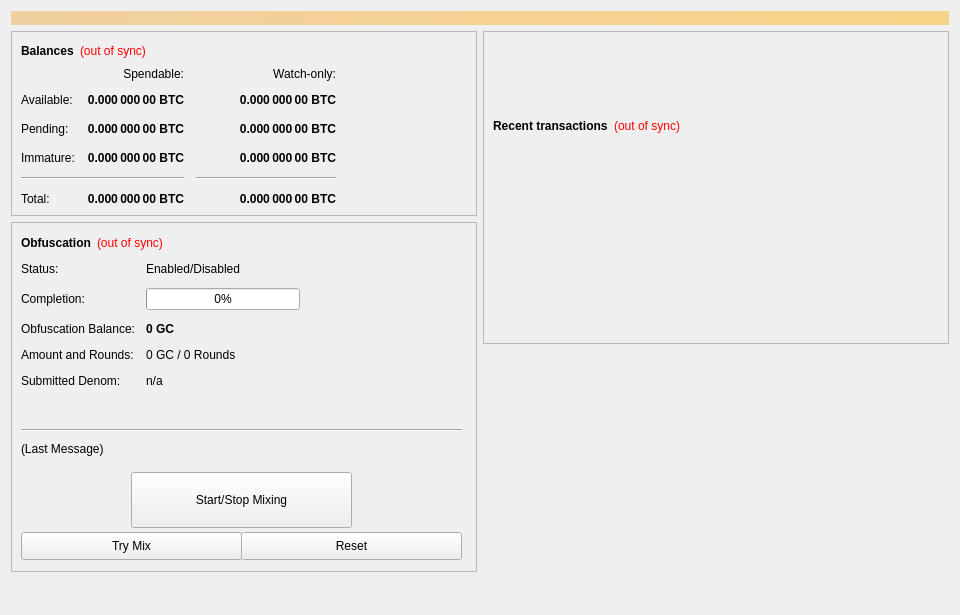
<?xml version="1.0" encoding="UTF-8"?>
<ui version="4.0">
 <class>OverviewPage</class>
 <widget class="QWidget" name="OverviewPage">
  <property name="geometry">
   <rect>
    <x>0</x>
    <y>0</y>
    <width>960</width>
    <height>615</height>
   </rect>
  </property>
  <property name="minimumSize">
   <size>
    <width>960</width>
    <height>0</height>
   </size>
  </property>
  <property name="windowTitle">
   <string>Form</string>
  </property>
  <layout class="QVBoxLayout" name="topLayout">
   <item>
    <widget class="QLabel" name="labelAlerts">
     <property name="visible">
      <bool>false</bool>
     </property>
     <property name="styleSheet">
      <string notr="true">background-color: qlineargradient(x1: 0, y1: 0, x2: 1, y2: 0, stop:0 #F0D0A0, stop:1 #F8D488); color:#000000;</string>
     </property>
     <property name="wordWrap">
      <bool>true</bool>
     </property>
     <property name="margin">
      <number>3</number>
     </property>
    </widget>
   </item>
   <item>
    <layout class="QHBoxLayout" name="horizontalLayout" stretch="1,1">
     <item>
      <layout class="QVBoxLayout" name="verticalLayout_2">
       <item>
        <widget class="QFrame" name="frame">
         <property name="frameShape">
          <enum>QFrame::StyledPanel</enum>
         </property>
         <property name="frameShadow">
          <enum>QFrame::Raised</enum>
         </property>
         <layout class="QVBoxLayout" name="verticalLayout_4">
          <item>
           <layout class="QHBoxLayout" name="horizontalLayout_4">
            <item>
             <widget class="QLabel" name="label_5">
              <property name="font">
               <font>
                <weight>75</weight>
                <bold>true</bold>
               </font>
              </property>
              <property name="text">
               <string>Balances</string>
              </property>
             </widget>
            </item>
            <item>
             <widget class="QLabel" name="labelWalletStatus">
              <property name="cursor">
               <cursorShape>WhatsThisCursor</cursorShape>
              </property>
              <property name="toolTip">
               <string>The displayed information may be out of date. Your wallet automatically synchronizes with the GCX network after a connection is established, but this process has not completed yet.</string>
              </property>
              <property name="styleSheet">
               <string notr="true">QLabel { color: red; }</string>
              </property>
              <property name="text">
               <string notr="true">(out of sync)</string>
              </property>
              <property name="alignment">
               <set>Qt::AlignLeading|Qt::AlignLeft|Qt::AlignVCenter</set>
              </property>
             </widget>
            </item>
            <item>
             <spacer name="horizontalSpacer_3">
              <property name="orientation">
               <enum>Qt::Horizontal</enum>
              </property>
              <property name="sizeHint" stdset="0">
               <size>
                <width>40</width>
                <height>20</height>
               </size>
              </property>
             </spacer>
            </item>
           </layout>
          </item>
          <item>
           <layout class="QGridLayout" name="gridLayout">
            <property name="spacing">
             <number>12</number>
            </property>
            <item row="2" column="2">
             <widget class="QLabel" name="labelWatchPending">
              <property name="font">
               <font>
                <weight>75</weight>
                <bold>true</bold>
               </font>
              </property>
              <property name="cursor">
               <cursorShape>IBeamCursor</cursorShape>
              </property>
              <property name="toolTip">
               <string>Unconfirmed transactions to watch-only addresses</string>
              </property>
              <property name="text">
               <string notr="true">0.000 000 00 BTC</string>
              </property>
              <property name="alignment">
               <set>Qt::AlignRight|Qt::AlignTrailing|Qt::AlignVCenter</set>
              </property>
              <property name="textInteractionFlags">
               <set>Qt::LinksAccessibleByMouse|Qt::TextSelectableByKeyboard|Qt::TextSelectableByMouse</set>
              </property>
             </widget>
            </item>
            <item row="2" column="1">
             <widget class="QLabel" name="labelUnconfirmed">
              <property name="font">
               <font>
                <weight>75</weight>
                <bold>true</bold>
               </font>
              </property>
              <property name="cursor">
               <cursorShape>IBeamCursor</cursorShape>
              </property>
              <property name="toolTip">
               <string>Total of transactions that have yet to be confirmed, and do not yet count toward the spendable balance</string>
              </property>
              <property name="text">
               <string notr="true">0.000 000 00 BTC</string>
              </property>
              <property name="alignment">
               <set>Qt::AlignRight|Qt::AlignTrailing|Qt::AlignVCenter</set>
              </property>
              <property name="textInteractionFlags">
               <set>Qt::LinksAccessibleByMouse|Qt::TextSelectableByKeyboard|Qt::TextSelectableByMouse</set>
              </property>
             </widget>
            </item>
            <item row="3" column="2">
             <widget class="QLabel" name="labelWatchImmature">
              <property name="font">
               <font>
                <weight>75</weight>
                <bold>true</bold>
               </font>
              </property>
              <property name="cursor">
               <cursorShape>IBeamCursor</cursorShape>
              </property>
              <property name="toolTip">
               <string>Staked or masternode rewards in watch-only addresses that has not yet matured</string>
              </property>
              <property name="text">
               <string notr="true">0.000 000 00 BTC</string>
              </property>
              <property name="alignment">
               <set>Qt::AlignRight|Qt::AlignTrailing|Qt::AlignVCenter</set>
              </property>
              <property name="textInteractionFlags">
               <set>Qt::LinksAccessibleByMouse|Qt::TextSelectableByKeyboard|Qt::TextSelectableByMouse</set>
              </property>
             </widget>
            </item>
            <item row="4" column="0" colspan="2">
             <widget class="Line" name="lineSpendableBalance">
              <property name="orientation">
               <enum>Qt::Horizontal</enum>
              </property>
             </widget>
            </item>
            <item row="4" column="2">
             <widget class="Line" name="lineWatchBalance">
              <property name="sizePolicy">
               <sizepolicy hsizetype="Preferred" vsizetype="Fixed">
                <horstretch>0</horstretch>
                <verstretch>0</verstretch>
               </sizepolicy>
              </property>
              <property name="minimumSize">
               <size>
                <width>140</width>
                <height>0</height>
               </size>
              </property>
              <property name="orientation">
               <enum>Qt::Horizontal</enum>
              </property>
             </widget>
            </item>
            <item row="5" column="0">
             <widget class="QLabel" name="labelTotalText">
              <property name="text">
               <string>Total:</string>
              </property>
             </widget>
            </item>
            <item row="3" column="1">
             <widget class="QLabel" name="labelImmature">
              <property name="font">
               <font>
                <weight>75</weight>
                <bold>true</bold>
               </font>
              </property>
              <property name="cursor">
               <cursorShape>IBeamCursor</cursorShape>
              </property>
              <property name="toolTip">
               <string>Staked or masternode rewards that has not yet matured</string>
              </property>
              <property name="text">
               <string notr="true">0.000 000 00 BTC</string>
              </property>
              <property name="alignment">
               <set>Qt::AlignRight|Qt::AlignTrailing|Qt::AlignVCenter</set>
              </property>
              <property name="textInteractionFlags">
               <set>Qt::LinksAccessibleByMouse|Qt::TextSelectableByKeyboard|Qt::TextSelectableByMouse</set>
              </property>
             </widget>
            </item>
            <item row="2" column="3">
             <spacer name="horizontalSpacer_2">
              <property name="orientation">
               <enum>Qt::Horizontal</enum>
              </property>
              <property name="sizeHint" stdset="0">
               <size>
                <width>40</width>
                <height>20</height>
               </size>
              </property>
             </spacer>
            </item>
            <item row="3" column="0">
             <widget class="QLabel" name="labelImmatureText">
              <property name="text">
               <string>Immature:</string>
              </property>
             </widget>
            </item>
            <item row="5" column="1">
             <widget class="QLabel" name="labelTotal">
              <property name="font">
               <font>
                <weight>75</weight>
                <bold>true</bold>
               </font>
              </property>
              <property name="cursor">
               <cursorShape>IBeamCursor</cursorShape>
              </property>
              <property name="toolTip">
               <string>Your current total balance</string>
              </property>
              <property name="text">
               <string notr="true">0.000 000 00 BTC</string>
              </property>
              <property name="alignment">
               <set>Qt::AlignRight|Qt::AlignTrailing|Qt::AlignVCenter</set>
              </property>
              <property name="textInteractionFlags">
               <set>Qt::LinksAccessibleByMouse|Qt::TextSelectableByKeyboard|Qt::TextSelectableByMouse</set>
              </property>
             </widget>
            </item>
            <item row="5" column="2">
             <widget class="QLabel" name="labelWatchTotal">
              <property name="font">
               <font>
                <weight>75</weight>
                <bold>true</bold>
               </font>
              </property>
              <property name="cursor">
               <cursorShape>IBeamCursor</cursorShape>
              </property>
              <property name="toolTip">
               <string>Current total balance in watch-only addresses</string>
              </property>
              <property name="text">
               <string notr="true">0.000 000 00 BTC</string>
              </property>
              <property name="alignment">
               <set>Qt::AlignRight|Qt::AlignTrailing|Qt::AlignVCenter</set>
              </property>
              <property name="textInteractionFlags">
               <set>Qt::LinksAccessibleByMouse|Qt::TextSelectableByKeyboard|Qt::TextSelectableByMouse</set>
              </property>
             </widget>
            </item>
            <item row="0" column="2">
             <widget class="QLabel" name="labelWatchonly">
              <property name="text">
               <string>Watch-only:</string>
              </property>
              <property name="alignment">
               <set>Qt::AlignRight|Qt::AlignTrailing|Qt::AlignVCenter</set>
              </property>
             </widget>
            </item>
            <item row="1" column="0">
             <widget class="QLabel" name="labelBalanceText">
              <property name="text">
               <string>Available:</string>
              </property>
             </widget>
            </item>
            <item row="1" column="1">
             <widget class="QLabel" name="labelBalance">
              <property name="font">
               <font>
                <weight>75</weight>
                <bold>true</bold>
               </font>
              </property>
              <property name="cursor">
               <cursorShape>IBeamCursor</cursorShape>
              </property>
              <property name="toolTip">
               <string>Your current spendable balance</string>
              </property>
              <property name="text">
               <string notr="true">0.000 000 00 BTC</string>
              </property>
              <property name="alignment">
               <set>Qt::AlignRight|Qt::AlignTrailing|Qt::AlignVCenter</set>
              </property>
              <property name="textInteractionFlags">
               <set>Qt::LinksAccessibleByMouse|Qt::TextSelectableByKeyboard|Qt::TextSelectableByMouse</set>
              </property>
             </widget>
            </item>
            <item row="1" column="2">
             <widget class="QLabel" name="labelWatchAvailable">
              <property name="font">
               <font>
                <weight>75</weight>
                <bold>true</bold>
               </font>
              </property>
              <property name="cursor">
               <cursorShape>IBeamCursor</cursorShape>
              </property>
              <property name="toolTip">
               <string>Your current balance in watch-only addresses</string>
              </property>
              <property name="text">
               <string notr="true">0.000 000 00 BTC</string>
              </property>
              <property name="alignment">
               <set>Qt::AlignRight|Qt::AlignTrailing|Qt::AlignVCenter</set>
              </property>
              <property name="textInteractionFlags">
               <set>Qt::LinksAccessibleByMouse|Qt::TextSelectableByKeyboard|Qt::TextSelectableByMouse</set>
              </property>
             </widget>
            </item>
            <item row="2" column="0">
             <widget class="QLabel" name="labelPendingText">
              <property name="text">
               <string>Pending:</string>
              </property>
             </widget>
            </item>
            <item row="0" column="1">
             <widget class="QLabel" name="labelSpendable">
              <property name="text">
               <string>Spendable:</string>
              </property>
              <property name="alignment">
               <set>Qt::AlignRight|Qt::AlignTrailing|Qt::AlignVCenter</set>
              </property>
             </widget>
            </item>
           </layout>
          </item>
         </layout>
        </widget>
       </item>
       <item>
        <widget class="QFrame" name="frameObfuscation">
         <property name="minimumSize">
          <size>
           <width>0</width>
           <height>350</height>
          </size>
         </property>
         <property name="layoutDirection">
          <enum>Qt::LeftToRight</enum>
         </property>
         <property name="frameShape">
          <enum>QFrame::StyledPanel</enum>
         </property>
         <property name="frameShadow">
          <enum>QFrame::Raised</enum>
         </property>
         <widget class="QWidget" name="formLayoutWidget">
          <property name="geometry">
           <rect>
            <x>10</x>
            <y>40</y>
            <width>451</width>
            <height>161</height>
           </rect>
          </property>
          <layout class="QFormLayout" name="formLayout">
           <property name="fieldGrowthPolicy">
            <enum>QFormLayout::AllNonFixedFieldsGrow</enum>
           </property>
           <property name="horizontalSpacing">
            <number>11</number>
           </property>
           <property name="verticalSpacing">
            <number>12</number>
           </property>
           <item row="0" column="0">
            <widget class="QLabel" name="label_6">
             <property name="text">
              <string>Status:</string>
             </property>
            </widget>
           </item>
           <item row="1" column="0">
            <widget class="QLabel" name="label_7">
             <property name="text">
              <string>Completion:</string>
             </property>
            </widget>
           </item>
           <item row="1" column="1">
            <widget class="QProgressBar" name="obfuscationProgress">
             <property name="maximumSize">
              <size>
               <width>154</width>
               <height>16777215</height>
              </size>
             </property>
             <property name="value">
              <number>0</number>
             </property>
            </widget>
           </item>
           <item row="2" column="0">
            <widget class="QLabel" name="labelAnonymizedText">
             <property name="text">
              <string>Obfuscation Balance:</string>
             </property>
            </widget>
           </item>
           <item row="2" column="1">
            <widget class="QLabel" name="labelAnonymized">
             <property name="font">
              <font>
               <weight>75</weight>
               <bold>true</bold>
              </font>
             </property>
             <property name="text">
              <string notr="true">0 GC</string>
             </property>
            </widget>
           </item>
           <item row="3" column="0">
            <widget class="QLabel" name="label_8">
             <property name="text">
              <string>Amount and Rounds:</string>
             </property>
            </widget>
           </item>
           <item row="3" column="1">
            <widget class="QLabel" name="labelAmountRounds">
             <property name="text">
              <string>0 GC / 0 Rounds</string>
             </property>
            </widget>
           </item>
           <item row="4" column="0">
            <widget class="QLabel" name="label_9">
             <property name="text">
              <string>Submitted Denom:</string>
             </property>
            </widget>
           </item>
           <item row="4" column="1">
            <widget class="QLabel" name="labelSubmittedDenom">
             <property name="toolTip">
              <string>The denominations you submitted to the Masternode.&lt;br&gt;To mix, other users must submit the exact same denominations.</string>
             </property>
             <property name="text">
              <string>n/a</string>
             </property>
            </widget>
           </item>
           <item row="0" column="1">
            <widget class="QLabel" name="obfuscationEnabled">
             <property name="text">
              <string>Enabled/Disabled</string>
             </property>
            </widget>
           </item>
          </layout>
         </widget>
         <widget class="QPushButton" name="runAutoDenom">
          <property name="geometry">
           <rect>
            <x>251</x>
            <y>17</y>
            <width>1</width>
            <height>1</height>
           </rect>
          </property>
          <property name="palette">
           <palette>
            <active>
             <colorrole role="WindowText">
              <brush brushstyle="SolidPattern">
               <color alpha="255">
                <red>0</red>
                <green>0</green>
                <blue>0</blue>
               </color>
              </brush>
             </colorrole>
             <colorrole role="Button">
              <brush brushstyle="SolidPattern">
               <color alpha="255">
                <red>239</red>
                <green>238</green>
                <blue>238</blue>
               </color>
              </brush>
             </colorrole>
             <colorrole role="Light">
              <brush brushstyle="SolidPattern">
               <color alpha="255">
                <red>255</red>
                <green>255</green>
                <blue>255</blue>
               </color>
              </brush>
             </colorrole>
             <colorrole role="Midlight">
              <brush brushstyle="SolidPattern">
               <color alpha="255">
                <red>247</red>
                <green>246</green>
                <blue>246</blue>
               </color>
              </brush>
             </colorrole>
             <colorrole role="Dark">
              <brush brushstyle="SolidPattern">
               <color alpha="255">
                <red>119</red>
                <green>119</green>
                <blue>119</blue>
               </color>
              </brush>
             </colorrole>
             <colorrole role="Mid">
              <brush brushstyle="SolidPattern">
               <color alpha="255">
                <red>159</red>
                <green>159</green>
                <blue>159</blue>
               </color>
              </brush>
             </colorrole>
             <colorrole role="Text">
              <brush brushstyle="SolidPattern">
               <color alpha="255">
                <red>0</red>
                <green>0</green>
                <blue>0</blue>
               </color>
              </brush>
             </colorrole>
             <colorrole role="BrightText">
              <brush brushstyle="SolidPattern">
               <color alpha="255">
                <red>255</red>
                <green>255</green>
                <blue>255</blue>
               </color>
              </brush>
             </colorrole>
             <colorrole role="ButtonText">
              <brush brushstyle="SolidPattern">
               <color alpha="255">
                <red>0</red>
                <green>0</green>
                <blue>0</blue>
               </color>
              </brush>
             </colorrole>
             <colorrole role="Base">
              <brush brushstyle="SolidPattern">
               <color alpha="255">
                <red>255</red>
                <green>255</green>
                <blue>255</blue>
               </color>
              </brush>
             </colorrole>
             <colorrole role="Window">
              <brush brushstyle="SolidPattern">
               <color alpha="255">
                <red>239</red>
                <green>238</green>
                <blue>238</blue>
               </color>
              </brush>
             </colorrole>
             <colorrole role="Shadow">
              <brush brushstyle="SolidPattern">
               <color alpha="255">
                <red>0</red>
                <green>0</green>
                <blue>0</blue>
               </color>
              </brush>
             </colorrole>
             <colorrole role="AlternateBase">
              <brush brushstyle="SolidPattern">
               <color alpha="255">
                <red>247</red>
                <green>246</green>
                <blue>246</blue>
               </color>
              </brush>
             </colorrole>
             <colorrole role="ToolTipBase">
              <brush brushstyle="SolidPattern">
               <color alpha="255">
                <red>255</red>
                <green>255</green>
                <blue>220</blue>
               </color>
              </brush>
             </colorrole>
             <colorrole role="ToolTipText">
              <brush brushstyle="SolidPattern">
               <color alpha="255">
                <red>0</red>
                <green>0</green>
                <blue>0</blue>
               </color>
              </brush>
             </colorrole>
            </active>
            <inactive>
             <colorrole role="WindowText">
              <brush brushstyle="SolidPattern">
               <color alpha="255">
                <red>0</red>
                <green>0</green>
                <blue>0</blue>
               </color>
              </brush>
             </colorrole>
             <colorrole role="Button">
              <brush brushstyle="SolidPattern">
               <color alpha="255">
                <red>239</red>
                <green>238</green>
                <blue>238</blue>
               </color>
              </brush>
             </colorrole>
             <colorrole role="Light">
              <brush brushstyle="SolidPattern">
               <color alpha="255">
                <red>255</red>
                <green>255</green>
                <blue>255</blue>
               </color>
              </brush>
             </colorrole>
             <colorrole role="Midlight">
              <brush brushstyle="SolidPattern">
               <color alpha="255">
                <red>247</red>
                <green>246</green>
                <blue>246</blue>
               </color>
              </brush>
             </colorrole>
             <colorrole role="Dark">
              <brush brushstyle="SolidPattern">
               <color alpha="255">
                <red>119</red>
                <green>119</green>
                <blue>119</blue>
               </color>
              </brush>
             </colorrole>
             <colorrole role="Mid">
              <brush brushstyle="SolidPattern">
               <color alpha="255">
                <red>159</red>
                <green>159</green>
                <blue>159</blue>
               </color>
              </brush>
             </colorrole>
             <colorrole role="Text">
              <brush brushstyle="SolidPattern">
               <color alpha="255">
                <red>0</red>
                <green>0</green>
                <blue>0</blue>
               </color>
              </brush>
             </colorrole>
             <colorrole role="BrightText">
              <brush brushstyle="SolidPattern">
               <color alpha="255">
                <red>255</red>
                <green>255</green>
                <blue>255</blue>
               </color>
              </brush>
             </colorrole>
             <colorrole role="ButtonText">
              <brush brushstyle="SolidPattern">
               <color alpha="255">
                <red>0</red>
                <green>0</green>
                <blue>0</blue>
               </color>
              </brush>
             </colorrole>
             <colorrole role="Base">
              <brush brushstyle="SolidPattern">
               <color alpha="255">
                <red>255</red>
                <green>255</green>
                <blue>255</blue>
               </color>
              </brush>
             </colorrole>
             <colorrole role="Window">
              <brush brushstyle="SolidPattern">
               <color alpha="255">
                <red>239</red>
                <green>238</green>
                <blue>238</blue>
               </color>
              </brush>
             </colorrole>
             <colorrole role="Shadow">
              <brush brushstyle="SolidPattern">
               <color alpha="255">
                <red>0</red>
                <green>0</green>
                <blue>0</blue>
               </color>
              </brush>
             </colorrole>
             <colorrole role="AlternateBase">
              <brush brushstyle="SolidPattern">
               <color alpha="255">
                <red>247</red>
                <green>246</green>
                <blue>246</blue>
               </color>
              </brush>
             </colorrole>
             <colorrole role="ToolTipBase">
              <brush brushstyle="SolidPattern">
               <color alpha="255">
                <red>255</red>
                <green>255</green>
                <blue>220</blue>
               </color>
              </brush>
             </colorrole>
             <colorrole role="ToolTipText">
              <brush brushstyle="SolidPattern">
               <color alpha="255">
                <red>0</red>
                <green>0</green>
                <blue>0</blue>
               </color>
              </brush>
             </colorrole>
            </inactive>
            <disabled>
             <colorrole role="WindowText">
              <brush brushstyle="SolidPattern">
               <color alpha="255">
                <red>119</red>
                <green>119</green>
                <blue>119</blue>
               </color>
              </brush>
             </colorrole>
             <colorrole role="Button">
              <brush brushstyle="SolidPattern">
               <color alpha="255">
                <red>239</red>
                <green>238</green>
                <blue>238</blue>
               </color>
              </brush>
             </colorrole>
             <colorrole role="Light">
              <brush brushstyle="SolidPattern">
               <color alpha="255">
                <red>255</red>
                <green>255</green>
                <blue>255</blue>
               </color>
              </brush>
             </colorrole>
             <colorrole role="Midlight">
              <brush brushstyle="SolidPattern">
               <color alpha="255">
                <red>247</red>
                <green>246</green>
                <blue>246</blue>
               </color>
              </brush>
             </colorrole>
             <colorrole role="Dark">
              <brush brushstyle="SolidPattern">
               <color alpha="255">
                <red>119</red>
                <green>119</green>
                <blue>119</blue>
               </color>
              </brush>
             </colorrole>
             <colorrole role="Mid">
              <brush brushstyle="SolidPattern">
               <color alpha="255">
                <red>159</red>
                <green>159</green>
                <blue>159</blue>
               </color>
              </brush>
             </colorrole>
             <colorrole role="Text">
              <brush brushstyle="SolidPattern">
               <color alpha="255">
                <red>119</red>
                <green>119</green>
                <blue>119</blue>
               </color>
              </brush>
             </colorrole>
             <colorrole role="BrightText">
              <brush brushstyle="SolidPattern">
               <color alpha="255">
                <red>255</red>
                <green>255</green>
                <blue>255</blue>
               </color>
              </brush>
             </colorrole>
             <colorrole role="ButtonText">
              <brush brushstyle="SolidPattern">
               <color alpha="255">
                <red>119</red>
                <green>119</green>
                <blue>119</blue>
               </color>
              </brush>
             </colorrole>
             <colorrole role="Base">
              <brush brushstyle="SolidPattern">
               <color alpha="255">
                <red>239</red>
                <green>238</green>
                <blue>238</blue>
               </color>
              </brush>
             </colorrole>
             <colorrole role="Window">
              <brush brushstyle="SolidPattern">
               <color alpha="255">
                <red>239</red>
                <green>238</green>
                <blue>238</blue>
               </color>
              </brush>
             </colorrole>
             <colorrole role="Shadow">
              <brush brushstyle="SolidPattern">
               <color alpha="255">
                <red>0</red>
                <green>0</green>
                <blue>0</blue>
               </color>
              </brush>
             </colorrole>
             <colorrole role="AlternateBase">
              <brush brushstyle="SolidPattern">
               <color alpha="255">
                <red>239</red>
                <green>238</green>
                <blue>238</blue>
               </color>
              </brush>
             </colorrole>
             <colorrole role="ToolTipBase">
              <brush brushstyle="SolidPattern">
               <color alpha="255">
                <red>255</red>
                <green>255</green>
                <blue>220</blue>
               </color>
              </brush>
             </colorrole>
             <colorrole role="ToolTipText">
              <brush brushstyle="SolidPattern">
               <color alpha="255">
                <red>0</red>
                <green>0</green>
                <blue>0</blue>
               </color>
              </brush>
             </colorrole>
            </disabled>
           </palette>
          </property>
          <property name="focusPolicy">
           <enum>Qt::NoFocus</enum>
          </property>
          <property name="autoFillBackground">
           <bool>true</bool>
          </property>
          <property name="text">
           <string/>
          </property>
          <property name="flat">
           <bool>true</bool>
          </property>
         </widget>
         <widget class="QPushButton" name="toggleObfuscation">
          <property name="geometry">
           <rect>
            <x>120</x>
            <y>250</y>
            <width>221</width>
            <height>56</height>
           </rect>
          </property>
          <property name="sizePolicy">
           <sizepolicy hsizetype="MinimumExpanding" vsizetype="Fixed">
            <horstretch>0</horstretch>
            <verstretch>0</verstretch>
           </sizepolicy>
          </property>
          <property name="text">
           <string>Start/Stop Mixing</string>
          </property>
          <property name="icon">
           <iconset resource="../gcx.qrc">
            <normaloff>:/icons/obfuscation</normaloff>:/icons/obfuscation</iconset>
          </property>
         </widget>
         <widget class="Line" name="lineLastMessage">
          <property name="geometry">
           <rect>
            <x>10</x>
            <y>200</y>
            <width>441</width>
            <height>16</height>
           </rect>
          </property>
          <property name="orientation">
           <enum>Qt::Horizontal</enum>
          </property>
         </widget>
         <widget class="QLabel" name="obfuscationStatus">
          <property name="geometry">
           <rect>
            <x>10</x>
            <y>220</y>
            <width>451</width>
            <height>61</height>
           </rect>
          </property>
          <property name="minimumSize">
           <size>
            <width>288</width>
            <height>43</height>
           </size>
          </property>
          <property name="text">
           <string>(Last Message)</string>
          </property>
          <property name="alignment">
           <set>Qt::AlignLeading|Qt::AlignLeft|Qt::AlignTop</set>
          </property>
          <property name="wordWrap">
           <bool>true</bool>
          </property>
         </widget>
         <widget class="QPushButton" name="obfuscationAuto">
          <property name="geometry">
           <rect>
            <x>10</x>
            <y>310</y>
            <width>221</width>
            <height>28</height>
           </rect>
          </property>
          <property name="sizePolicy">
           <sizepolicy hsizetype="MinimumExpanding" vsizetype="Fixed">
            <horstretch>0</horstretch>
            <verstretch>0</verstretch>
           </sizepolicy>
          </property>
          <property name="toolTip">
           <string>Try to manually submit a Obfuscation request.</string>
          </property>
          <property name="text">
           <string>Try Mix</string>
          </property>
         </widget>
         <widget class="QPushButton" name="obfuscationReset">
          <property name="geometry">
           <rect>
            <x>230</x>
            <y>310</y>
            <width>221</width>
            <height>28</height>
           </rect>
          </property>
          <property name="sizePolicy">
           <sizepolicy hsizetype="MinimumExpanding" vsizetype="Fixed">
            <horstretch>0</horstretch>
            <verstretch>0</verstretch>
           </sizepolicy>
          </property>
          <property name="toolTip">
           <string>Reset the current status of Obfuscation (can interrupt Obfuscation if it's in the process of Mixing, which can cost you money!)</string>
          </property>
          <property name="autoFillBackground">
           <bool>false</bool>
          </property>
          <property name="text">
           <string>Reset</string>
          </property>
         </widget>
         <widget class="QWidget" name="layoutWidget">
          <property name="geometry">
           <rect>
            <x>10</x>
            <y>10</y>
            <width>431</width>
            <height>22</height>
           </rect>
          </property>
          <layout class="QHBoxLayout" name="horizontalLayout_5">
           <item>
            <widget class="QLabel" name="label_2">
             <property name="font">
              <font>
               <weight>75</weight>
               <bold>true</bold>
              </font>
             </property>
             <property name="text">
              <string>Obfuscation</string>
             </property>
            </widget>
           </item>
           <item>
            <widget class="QLabel" name="labelObfuscationSyncStatus">
             <property name="toolTip">
              <string>The displayed information may be out of date. Your wallet automatically synchronizes with the GCX network after a connection is established, but this process has not completed yet.</string>
             </property>
             <property name="styleSheet">
              <string notr="true">QLabel { color: red; }</string>
             </property>
             <property name="text">
              <string notr="true">(out of sync)</string>
             </property>
             <property name="alignment">
              <set>Qt::AlignLeading|Qt::AlignLeft|Qt::AlignVCenter</set>
             </property>
            </widget>
           </item>
           <item>
            <spacer name="horizontalSpacer_4">
             <property name="orientation">
              <enum>Qt::Horizontal</enum>
             </property>
             <property name="sizeHint" stdset="0">
              <size>
               <width>40</width>
               <height>20</height>
              </size>
             </property>
            </spacer>
           </item>
          </layout>
         </widget>
        </widget>
       </item>
       <item>
        <spacer name="verticalSpacer">
         <property name="orientation">
          <enum>Qt::Vertical</enum>
         </property>
         <property name="sizeHint" stdset="0">
          <size>
           <width>20</width>
           <height>40</height>
          </size>
         </property>
        </spacer>
       </item>
      </layout>
     </item>
     <item>
      <layout class="QVBoxLayout" name="verticalLayout_3">
       <item>
        <widget class="QFrame" name="frame_2">
         <property name="frameShape">
          <enum>QFrame::StyledPanel</enum>
         </property>
         <property name="frameShadow">
          <enum>QFrame::Raised</enum>
         </property>
         <layout class="QVBoxLayout" name="verticalLayout">
          <item>
           <spacer name="verticalSpacer_3">
            <property name="orientation">
             <enum>Qt::Vertical</enum>
            </property>
            <property name="sizeType">
             <enum>QSizePolicy::Fixed</enum>
            </property>
            <property name="sizeHint" stdset="0">
             <size>
              <width>20</width>
              <height>75</height>
             </size>
            </property>
           </spacer>
          </item>
          <item>
           <layout class="QHBoxLayout" name="horizontalLayout_2">
            <item>
             <widget class="QLabel" name="label_4">
              <property name="font">
               <font>
                <weight>75</weight>
                <bold>true</bold>
               </font>
              </property>
              <property name="text">
               <string>Recent transactions</string>
              </property>
             </widget>
            </item>
            <item>
             <widget class="QLabel" name="labelTransactionsStatus">
              <property name="cursor">
               <cursorShape>WhatsThisCursor</cursorShape>
              </property>
              <property name="toolTip">
               <string>The displayed information may be out of date. Your wallet automatically synchronizes with the GCX network after a connection is established, but this process has not completed yet.</string>
              </property>
              <property name="styleSheet">
               <string notr="true">QLabel { color: red; }</string>
              </property>
              <property name="text">
               <string notr="true">(out of sync)</string>
              </property>
              <property name="alignment">
               <set>Qt::AlignRight|Qt::AlignTrailing|Qt::AlignVCenter</set>
              </property>
             </widget>
            </item>
            <item>
             <spacer name="horizontalSpacer">
              <property name="orientation">
               <enum>Qt::Horizontal</enum>
              </property>
              <property name="sizeHint" stdset="0">
               <size>
                <width>40</width>
                <height>20</height>
               </size>
              </property>
             </spacer>
            </item>
           </layout>
          </item>
          <item>
           <widget class="QListView" name="listTransactions">
            <property name="styleSheet">
             <string notr="true">QListView { background: transparent; }</string>
            </property>
            <property name="frameShape">
             <enum>QFrame::NoFrame</enum>
            </property>
            <property name="verticalScrollBarPolicy">
             <enum>Qt::ScrollBarAlwaysOff</enum>
            </property>
            <property name="horizontalScrollBarPolicy">
             <enum>Qt::ScrollBarAlwaysOff</enum>
            </property>
            <property name="selectionMode">
             <enum>QAbstractItemView::NoSelection</enum>
            </property>
           </widget>
          </item>
         </layout>
        </widget>
       </item>
       <item>
        <spacer name="verticalSpacer_2">
         <property name="orientation">
          <enum>Qt::Vertical</enum>
         </property>
         <property name="sizeType">
          <enum>QSizePolicy::Expanding</enum>
         </property>
         <property name="sizeHint" stdset="0">
          <size>
           <width>20</width>
           <height>40</height>
          </size>
         </property>
        </spacer>
       </item>
      </layout>
     </item>
    </layout>
   </item>
  </layout>
 </widget>
 <resources/>
 <connections/>
</ui>
